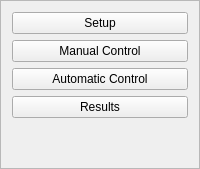
           <widget class="QFrame" name="commandsContainer">
            <property name="frameShape">
             <enum>QFrame::StyledPanel</enum>
            </property>
            <property name="frameShadow">
             <enum>QFrame::Raised</enum>
            </property>
            <layout class="QVBoxLayout" name="verticalLayout_9">
             <property name="bottomMargin">
              <number>10</number>
             </property>
             <item>
              <widget class="QPushButton" name="setupBtn">
               <property name="text">
                <string>Setup</string>
               </property>
              </widget>
             </item>
             <item>
              <widget class="QPushButton" name="manualControlBtn">
               <property name="text">
                <string>Manual Control</string>
               </property>
              </widget>
             </item>
             <item>
              <widget class="QPushButton" name="automaticControlBtn">
               <property name="text">
                <string>Automatic Control</string>
               </property>
              </widget>
             </item>
             <item>
              <widget class="QPushButton" name="resultsBtn">
               <property name="text">
                <string>Results</string>
               </property>
              </widget>
             </item>
             <item>
              <spacer name="verticalSpacer_4">
               <property name="orientation">
                <enum>Qt::Vertical</enum>
               </property>
               <property name="sizeHint" stdset="0">
                <size>
                 <width>20</width>
                 <height>40</height>
                </size>
               </property>
              </spacer>
             </item>
            </layout>
           </widget>
